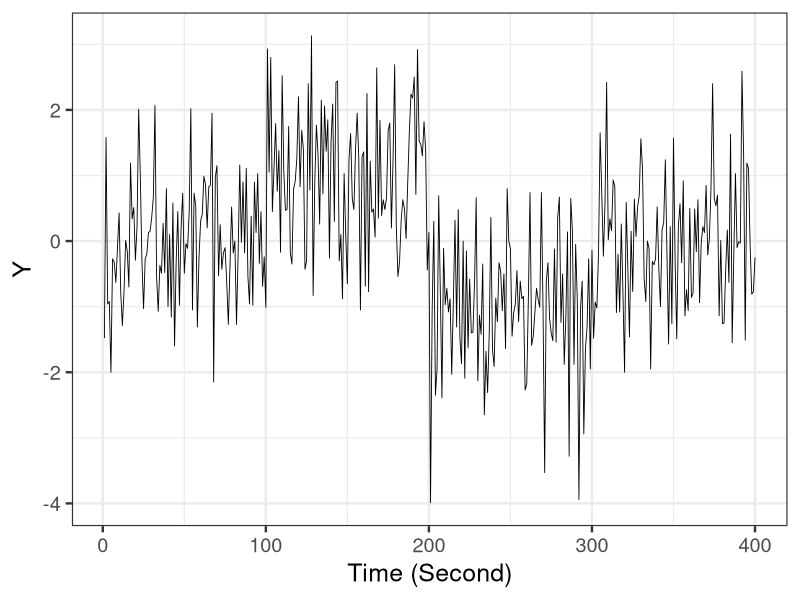

Source code (R):
library(ggplot2)

d <- read.csv('input/data-switch.csv')

p <- ggplot() +
  theme_bw(base_size=18) +
  geom_line(data=d, aes(x=X, y=Y), linewidth=0.3) +
  labs(x='Time (Second)', y='Y')
ggsave(p, file='output/fig11-8.png', dpi=300, w=3.5, h=3)
